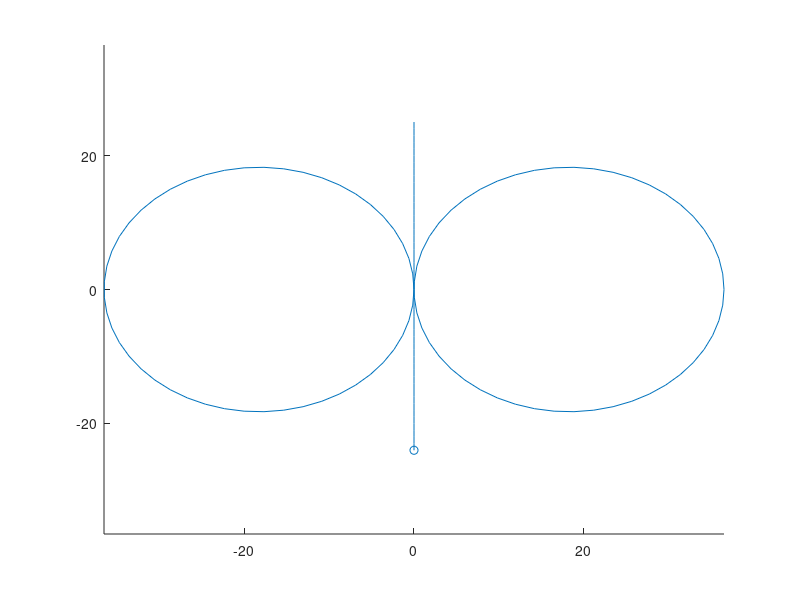
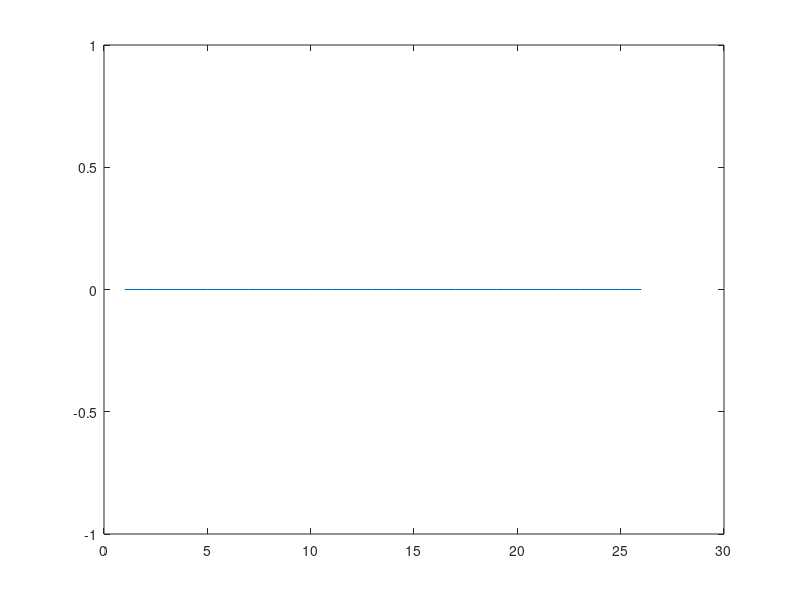

These figures' MATLAB source, in order:
%% Construct skidpad
clc, clear all, format compact

N = 150;
% 25 drive to the skidpad
% 50 left circle
% 50 right circle
% 25 out
in_off = 0;
in = 25;
c1_off = in;
c1 = 50;
c2_off = in + c1;
c2 = 50;
out_off = in + c1 + c2;
out = 25;

% Modelled after the skidpad event
s = zeros(N,2); % Track Points

figure(1)
clf(1)
hold all
w = 18.25;

% in
s(in_off+1:in_off+in,1) = zeros(in,1);
s(in_off+1:in_off+in,2) = in:-1:1;



% Circle 1
angles = linspace(2*pi,0, c1); 
radius = w;
c1x = -w;
c1y = 0;
x = radius * cos(angles) + c1x; 
y = radius * sin(angles) + c1y;

plot(c1x, c1y, 'k+', 'LineWidth', 1, 'MarkerSize', 16);


s(c1_off+1:c1_off+c1,1) = x(1:c1);
s(c1_off+1:c1_off+c1,2) = y(1:c1);



% Cirle 2
angles = linspace(0, 2*pi, c2); 
radius = w;
c1x = w;
c1y = 0;
x = radius * cos(angles) + c1x; 
y = radius * sin(angles) + c1y;

plot(c1x, c1y, 'k+', 'LineWidth', 1, 'MarkerSize', 16);

s(c2_off+1:c2_off+c2*1/2,1) = x(c2/2+1:c2);
s(c2_off+1:c2_off+c2*1/2,2) = y(c2/2+1:c2);
s(c2_off+c2*1/2+1:c2_off+c2,1) = x(1:c2/2);
s(c2_off+c2*1/2+1:c2_off+c2,2) = y(1:c2/2);

% out
s(out_off+1:out_off+out,1) = zeros(out,1);
s(out_off+1:out_off+out,2) = 0:-1:-out+1;


plot(s(:,1), s(:,2))
xlim([-w*2,w*2])
ylim([-w*2,w*2])

%% Animate drive
x = s(:,1);
y = s(:,2);
for i = 1:N
    clf(1)
    hold all
    plot(x(1:i), y(1:i));
    xlim([-w*2,w*2])
    ylim([-w*2,w*2])
    scatter([x(i)],[y(i)])
    pause(0.05);
end
%% Get steering angles

sa = zeros(N,1);

for i = 2:N-1
    
    x0 = s(i-1,1);
    y0 = s(i-1,2);
    x1 = s(i,1);
    y1 = s(i,2);
    x2 = s(i+1,1);
    y2 = s(i+1,2);
    dir1 = 0;
    dir2 = 0;
	if y0==y1
        dir = 0;
    elseif x0==x1
        dir = 0;
    else
        dir1 = (y1-y0)/(x1-x0);
    end
    
    if y1==y2
        di2 = 0;
    elseif x1==x2
        di2 = 0;
    else
        dir2 = (y2-y1)/(x2-x1);
    end
    
    if dir1 ~= 0 && dir2 ~= 0
        sa(i) = dir1 - dir2;
        if sa(i) > 5
            break
        end
    else
        sa(i) = 0;
    end
    
    
    figure(2)
    clf(2)
    plot(1:i, sa(1:i))
    pause(0.01)
%     
%     p1 = [x1,y1];
%     p2 = [x2,y2];
%     sa(i) = p2 - p1;
end





